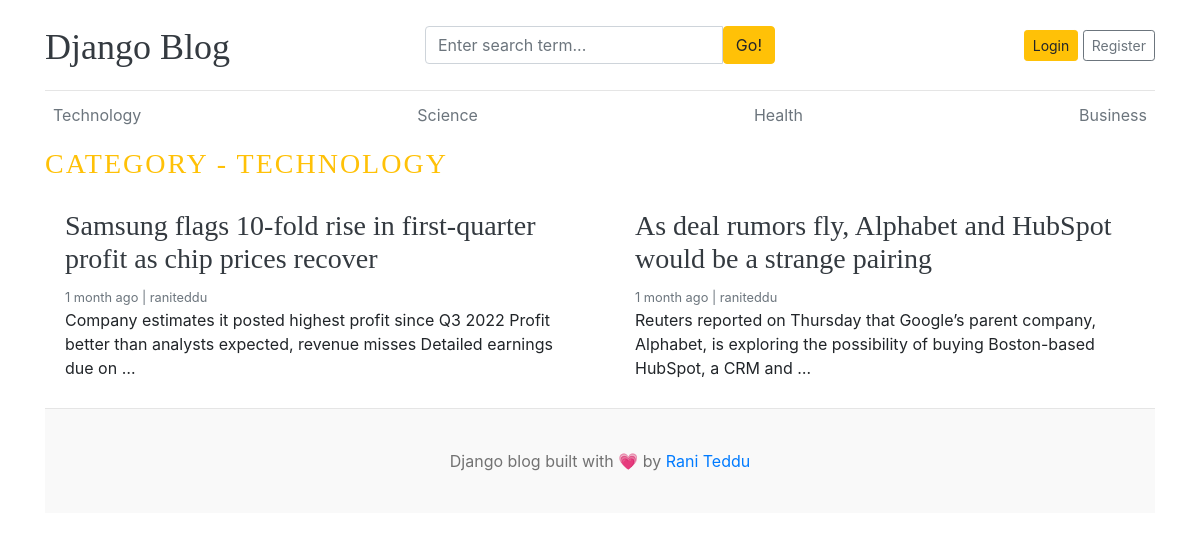
Before: /category/1/ with the older database file.
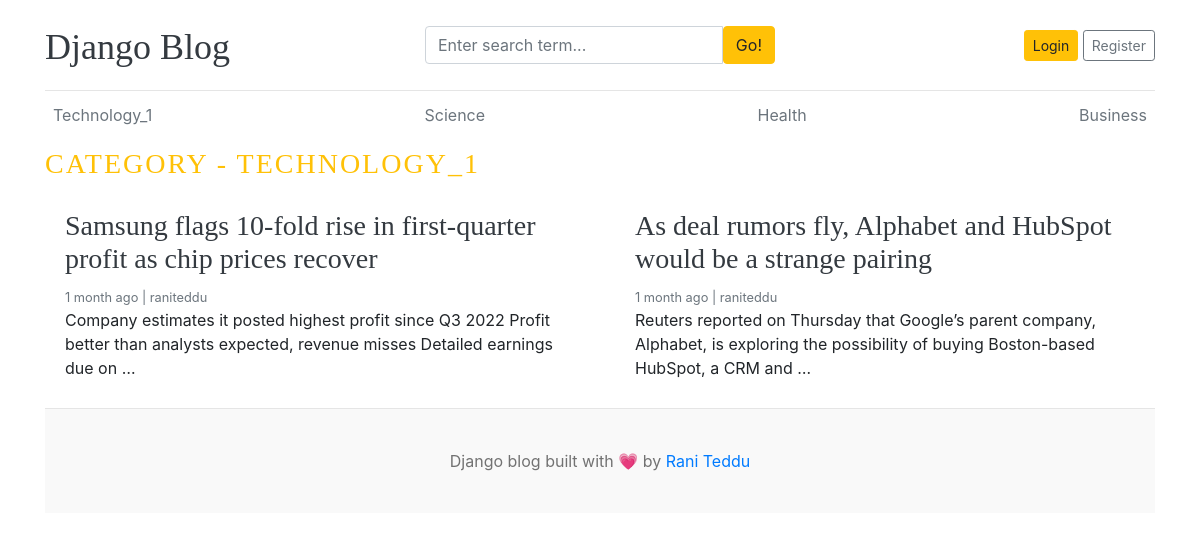
After: the same page with the newer database file.
### blogs/models.py (models this page shows)
class Category(models.Model):
    category_name = models.CharField(max_length=100, unique=True)
    created_at = models.DateTimeField(auto_now_add=True)
    updated_at = models.DateTimeField(auto_now=True)
    def __str__(self):
        return self.category_name
    class Meta:
        verbose_name_plural = 'Categories'

### blogs/views.py (the view)
# urls.py: path('<int:category_id>/', views.posts_by_category, name='posts_by_category'),
def posts_by_category(request, category_id):
    catagory = get_object_or_404(Category, pk=category_id)
    posts = Blog.objects.filter(category=category_id)
    context = {
        'catagory': catagory,
        'posts' : posts
    }
    return render(request, 'posts_by_category.html', context)

### blogs/context_processors.py (called while the page is built)
def get_categories(request):
    categories = Category.objects.all()
    return dict(categories=categories)

def get_sociallinks(request):
    social_links = SocialLink.objects.all()
    return dict(social_links=social_links)

### template/posts_by_category.html
{% extends 'base.html' %}
{% block content %}
<div class="container">
  <h3 class="text-uppercase text-warning" style="letter-spacing: 2px;">Category - {{ catagory }}</h3>
  <div class="row mb-2">
  {% if posts %}
  {% for post in posts %}
    <div class="col-md-6">
      <div class="card border-0" >
        <div class="card-body">
          <h3><a href="{% url 'blog' post.slug %}" class="text-dark">{{ post.title }}</a></h3>
          <small class="mb-1 text-muted">{{ post.created_at | timesince }} ago | {{ post.author }}</small>
          <p class="card-text">{{ post.short_description | truncatewords:20 }}</p>
        </div>
      </div>
    </div>
  {% endfor %}
  {% else %}
  </div>
  <p>No post found.</p>
  {% endif %}
</div>
{% endblock %}

### template/base.html (shortened to what this page needs)
{% load static %}
<!DOCTYPE html>
<html lang="en">
<head>
    <link href="https://getbootstrap.com/docs/4.0/dist/css/bootstrap.min.css" rel="stylesheet">
    <link href="{% static 'css/blog.css' %}" rel="stylesheet">
    <link rel="stylesheet" href="https://cdnjs.cloudflare.com/ajax/libs/font-awesome/4.7.0/css/font-awesome.min.css">
  </head>
<body>
    <div class="container">
      <header class="blog-header py-3">
        <div class="row flex-nowrap justify-content-between align-items-center">
          <div class="col-4 pt-1">
            <a class="blog-header-logo text-dark" href="/">Django Blog</a>
          </div>
          <div class="col-4">
            <form action="{% url 'search' %}" method="GET">
              <div class="input-group">
                <input class="form-control" type="text" value="{{ keyword }}" placeholder="Enter search term..." name="keyword" aria-label="Enter search term..." aria-describedby="button-search" />
                <button class="btn btn-warning" type="submit" id="button-search" type="button">Go!</button>
              </div>
            </form>
          </div>
          <div class="col-4 d-flex justify-content-end align-items-center">
            {% if not user.is_authenticated%}
            <a class="btn btn-sm btn-warning" href="{% url 'login' %}">Login</a> &nbsp;
            <a class="btn btn-sm btn-outline-secondary" href="{% url 'register' %}">Register</a>
            {% else %}
            <span><a href="{% url 'dashboard' %}">Dasboard</a></span>
            &nbsp;
            <span><a href="{% url 'logout' %}">Logout</a></span>
            {% endif %}
          </div>
        </div>
      </header>
      <div class="nav-scroller py-1 mb-2">
        <nav class="nav d-flex justify-content-between">
          {% for cat in categories %}
          <a class="p-2 text-muted" href="{% url 'posts_by_category' cat.id %}">{{ cat.category_name }}</a>
          {% endfor %}
        </nav>
      </div>
    </div>
{% block content %}
{% endblock %}
  <footer class="blog-footer text-center">
        <p>Django blog built with 💗 by <a href="#">Rani Teddu</a></p>
    </footer>
</body>
</html>

Changed rows visible on the page:
changed Category: category_name "Technology" → "Technology_1"; category_name "TECHNOLOGY" → "TECHNOLOGY_1"
